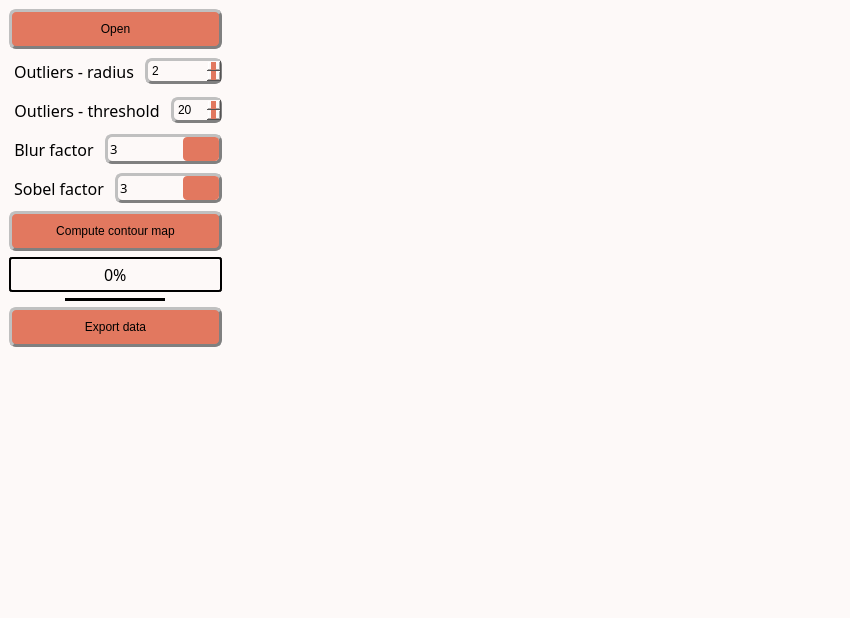
<?xml version="1.0" encoding="UTF-8"?>
<ui version="4.0">
 <class>MainWindow</class>
 <widget class="QMainWindow" name="MainWindow">
  <property name="windowModality">
   <enum>Qt::WindowModal</enum>
  </property>
  <property name="geometry">
   <rect>
    <x>0</x>
    <y>0</y>
    <width>850</width>
    <height>618</height>
   </rect>
  </property>
  <property name="sizePolicy">
   <sizepolicy hsizetype="Preferred" vsizetype="Preferred">
    <horstretch>0</horstretch>
    <verstretch>0</verstretch>
   </sizepolicy>
  </property>
  <property name="contextMenuPolicy">
   <enum>Qt::PreventContextMenu</enum>
  </property>
  <property name="windowTitle">
   <string>Contour map</string>
  </property>
  <property name="windowOpacity">
   <double>1.000000000000000</double>
  </property>
  <property name="autoFillBackground">
   <bool>false</bool>
  </property>
  <property name="styleSheet">
   <string notr="true">/* Couleur du fond, label, combobox, progressbar vide et spin box */
QWidget, QLabel, QComboBox, QProgressBar, QSpinBox {background-color: rgb(253, 249, 248)}

/* Couleur quand inactif */
QPushButton:disabled, QComboBox:disabled, QSpinBox:disabled {background-color: rgba(243, 98, 64,150)}

/* Couleur des boutons et des selecteurs */
QPushButton, QComboBox::drop-down:button, QComboBox::down-arrow, QComboBox::down-arrow:disabled, QSpinBox::drop-down:button, QSpinBox::down-arrow, QSpinBox::down-arrow:disabled, QSpinBox::drop-up:button, QSpinBox::up-arrow, QSpinBox::up-arrow:disabled, QSlider::handle:horizontal {background-color: rgb(226, 120, 95)}

/* Couleur des bordures de même couleur que les boutons */
QComboBox::drop-down:button, QSpinBox::drop-down:button, QSpinBox::drop-up:button {border-color: rgb(193, 167, 181)}

/* Couleur des textes */
QLabel, QPushButton, QPushButton:hover, QCheckBox, QComboBox, Line, QTextEdit, QSpinBox {color: rgb(0, 0, 0)}

/* style des bordures 1 */
QLabel, QPushButton, QPushButton:hover, QCheckBox, QComboBox, QSpinBox  {
	border-style : outset;
	min-width : 5em;
}

/* style des bordures 2 */
QPushButton, QPushButton:hover, QCheckBox, QComboBox, QSpinBox  {
	border-radius: 7px;
	border-width: 3px;
	border-color: gray;
}

/* Font 1 */
QPushButton, QPushButton:hover, QCheckBox, QProgressBar {font: 12pt &quot;Noto Sans Cond&quot;}

/* Font 2 */
QComboBox, QTextEdit, QSpinBox {font: 10pt &quot;Noto Sans Cond&quot;}

/* Padding 1 */
QLabel, QComboBox, QComboBox::down-arrow, QSpinBox, QSpinBox::down-arrow, QSpinBox::up-arrow {padding : 2px;}

/* Padding 2 */
QPushButton, QPushButton:hover, QCheckBox {padding : 10px;}

/* Gestion taille des QCheckBoxes */
QCheckBox::indicator:unchecked, QCheckBox::indicator:unchecked:hover, QCheckBox::indicator:checked, QCheckBox::indicator:checked:hover  {
	width :30px;
	height : 30px;
}

QLabel {
	Border-radius : 5px;
	border-width : 0px;
	border-color : black;
	font : 14pt &quot;Noto Sans Cond&quot;;
}

QPushButton:hover {background-color: rgb(243, 98, 64);}

QCheckBox::indicator:unchecked {image: url(icons/uncheck_icon.png);}

QCheckBox::indicator:unchecked:hover {image: url(icons/uncheck_hover_icon.png);}

QCheckBox::indicator:checked {image: url(icons/Check_icon.png);}

QCheckBox::indicator:checked:hover {image: url(icons/Check_hover_icon.png);}

QComboBox::drop-down:button{
	border-radius: 4px;
	border-width: 3px;
	width: 36px;
}

QComboBox::down-arrow {
	image : url(icons/Arrow_down.png);
    width: 13px;
    height: 12px;
}

Line{
	format: plain;
	midLine-Width : 5px;
}

QFrame[height=&quot;3&quot;], QFrame[width=&quot;3&quot;] {background-color: #3A3939;}

QTextEdit{
	background-color: rgb(255, 255, 255);
	border-style: solid;
	border-radius: 5px;
	border-width: 2px;
	border-color: black;
}

QLineEdit {font : 12pt &quot;Noto Sans Cond&quot;;}

/* Gestion taille des QLineEdit */
QLineEdit::indicator:unchecked, QLineEdit::indicator:unchecked:hover, QLineEdit::indicator:checked, QLineEdit::indicator:checked:hover  {
	border-color: black;
}

QHBoxLayout {background-color: rgb(0, 240, 240, 50);}

QProgressBar {
	text-align: center;
	border: 2px solid black;
	border-radius: 3px;
 }

 QProgressBar::chunk {
	background-color: rgb(243, 98, 64);
	width: 20px;
	margin : 0.5px;
 }

QSpinBox::drop-down:button, QSpinBox::drop-up:button {
	border-radius: 2px;
	border-width: 3px;
	width: 36px;
}

QSpinBox::down-arrow {
	image : url(icons/Arrow_down.png);
    width: 26px;
    height: 24px;
}

QSpinBox::up-arrow {
	image : url(icons/Arrow_up.png);
    width: 26px;
    height: 24px;
}

QSlider::groove:horizontal {
    border: 1px solid #999999;
    height: 5px; /* the groove expands to the size of the slider by default. by giving it a height, it has a fixed size */
    background-color: rgb(0, 0, 0);
    margin: 2px 0;
}

QSlider::handle:horizontal {
    border: 1px solid #5c5c5c;
    width: 25px;
    height: 40px;
    margin: -10px 0; /* handle is placed by default on the contents rect of the groove. Expand outside the groove */
    border-radius: 3px;
}</string>
  </property>
  <property name="toolButtonStyle">
   <enum>Qt::ToolButtonIconOnly</enum>
  </property>
  <widget class="QWidget" name="centralwidget">
   <property name="autoFillBackground">
    <bool>false</bool>
   </property>
   <property name="styleSheet">
    <string notr="true"/>
   </property>
   <layout class="QHBoxLayout" name="horizontalLayout_2">
    <item>
     <layout class="QHBoxLayout" name="horizontalLayout_5">
      <item>
       <layout class="QVBoxLayout" name="verticalLayout_2">
        <item>
         <widget class="QPushButton" name="OpenData">
          <property name="sizePolicy">
           <sizepolicy hsizetype="Preferred" vsizetype="Fixed">
            <horstretch>0</horstretch>
            <verstretch>0</verstretch>
           </sizepolicy>
          </property>
          <property name="text">
           <string>Open</string>
          </property>
          <property name="icon">
           <iconset>
            <normaloff>../Traitement_stack/icons/import_icon.png</normaloff>../Traitement_stack/icons/import_icon.png</iconset>
          </property>
         </widget>
        </item>
        <item>
         <layout class="QHBoxLayout" name="horizontalLayout_11">
          <item>
           <widget class="QLabel" name="label_sobel_3">
            <property name="sizePolicy">
             <sizepolicy hsizetype="Fixed" vsizetype="Preferred">
              <horstretch>0</horstretch>
              <verstretch>0</verstretch>
             </sizepolicy>
            </property>
            <property name="font">
             <font>
              <family>Noto Sans Cond</family>
              <pointsize>12</pointsize>
              <weight>50</weight>
              <italic>false</italic>
              <bold>false</bold>
             </font>
            </property>
            <property name="styleSheet">
             <string notr="true">QLabel {
color: rgb(0, 0, 0);
background-color:	rgb(253, 249, 248);
border-style : outset;
Border-radius : 5px;
border-width : 0px;
border-color : black;
min-width : 5em;
padding : 5px;
font : 12pt &quot;Noto Sans Cond&quot;;
}</string>
            </property>
            <property name="text">
             <string>Outliers - radius</string>
            </property>
            <property name="scaledContents">
             <bool>false</bool>
            </property>
            <property name="alignment">
             <set>Qt::AlignCenter</set>
            </property>
           </widget>
          </item>
          <item>
           <widget class="QSpinBox" name="Radius_box">
            <property name="value">
             <number>2</number>
            </property>
           </widget>
          </item>
         </layout>
        </item>
        <item>
         <layout class="QHBoxLayout" name="horizontalLayout_8">
          <item>
           <widget class="QLabel" name="label_blur_2">
            <property name="sizePolicy">
             <sizepolicy hsizetype="Fixed" vsizetype="Preferred">
              <horstretch>0</horstretch>
              <verstretch>0</verstretch>
             </sizepolicy>
            </property>
            <property name="font">
             <font>
              <family>Noto Sans Cond</family>
              <pointsize>12</pointsize>
              <weight>50</weight>
              <italic>false</italic>
              <bold>false</bold>
             </font>
            </property>
            <property name="styleSheet">
             <string notr="true">QLabel {
color: rgb(0, 0, 0);
background-color:	rgb(253, 249, 248);
border-style : outset;
Border-radius : 5px;
border-width : 0px;
border-color : black;
min-width : 5em;
padding : 5px;
font : 12pt &quot;Noto Sans Cond&quot;;
}</string>
            </property>
            <property name="text">
             <string>Outliers - threshold</string>
            </property>
            <property name="scaledContents">
             <bool>false</bool>
            </property>
            <property name="alignment">
             <set>Qt::AlignCenter</set>
            </property>
           </widget>
          </item>
          <item>
           <widget class="QSpinBox" name="Threshold_box">
            <property name="maximum">
             <number>200</number>
            </property>
            <property name="singleStep">
             <number>5</number>
            </property>
            <property name="value">
             <number>20</number>
            </property>
           </widget>
          </item>
         </layout>
        </item>
        <item>
         <layout class="QHBoxLayout" name="horizontalLayout_4">
          <item>
           <widget class="QLabel" name="label_blur">
            <property name="sizePolicy">
             <sizepolicy hsizetype="Fixed" vsizetype="Preferred">
              <horstretch>0</horstretch>
              <verstretch>0</verstretch>
             </sizepolicy>
            </property>
            <property name="font">
             <font>
              <family>Noto Sans Cond</family>
              <pointsize>12</pointsize>
              <weight>50</weight>
              <italic>false</italic>
              <bold>false</bold>
             </font>
            </property>
            <property name="styleSheet">
             <string notr="true">QLabel {
color: rgb(0, 0, 0);
background-color:	rgb(253, 249, 248);
border-style : outset;
Border-radius : 5px;
border-width : 0px;
border-color : black;
min-width : 5em;
padding : 5px;
font : 12pt &quot;Noto Sans Cond&quot;;
}</string>
            </property>
            <property name="text">
             <string>Blur factor</string>
            </property>
            <property name="scaledContents">
             <bool>false</bool>
            </property>
            <property name="alignment">
             <set>Qt::AlignCenter</set>
            </property>
           </widget>
          </item>
          <item>
           <widget class="QComboBox" name="Blur_box">
            <property name="sizePolicy">
             <sizepolicy hsizetype="Minimum" vsizetype="Fixed">
              <horstretch>0</horstretch>
              <verstretch>0</verstretch>
             </sizepolicy>
            </property>
            <property name="font">
             <font>
              <family>Noto Sans Cond</family>
              <pointsize>10</pointsize>
              <weight>50</weight>
              <italic>false</italic>
              <bold>false</bold>
             </font>
            </property>
            <property name="toolTip">
             <string>&lt;html&gt;&lt;head/&gt;&lt;body&gt;&lt;p&gt;&lt;span style=&quot; font-size:11pt;&quot;&gt;Blur factor applied to the treated stack&lt;/span&gt;&lt;/p&gt;&lt;/body&gt;&lt;/html&gt;</string>
            </property>
            <property name="styleSheet">
             <string notr="true"/>
            </property>
            <property name="currentText">
             <string>3</string>
            </property>
            <property name="currentIndex">
             <number>2</number>
            </property>
            <item>
             <property name="text">
              <string>0</string>
             </property>
            </item>
            <item>
             <property name="text">
              <string>1</string>
             </property>
            </item>
            <item>
             <property name="text">
              <string>3</string>
             </property>
            </item>
            <item>
             <property name="text">
              <string>5</string>
             </property>
            </item>
            <item>
             <property name="text">
              <string>7</string>
             </property>
            </item>
            <item>
             <property name="text">
              <string>9</string>
             </property>
            </item>
           </widget>
          </item>
         </layout>
        </item>
        <item>
         <layout class="QHBoxLayout" name="horizontalLayout_7">
          <item>
           <widget class="QLabel" name="label_sobel">
            <property name="sizePolicy">
             <sizepolicy hsizetype="Fixed" vsizetype="Preferred">
              <horstretch>0</horstretch>
              <verstretch>0</verstretch>
             </sizepolicy>
            </property>
            <property name="font">
             <font>
              <family>Noto Sans Cond</family>
              <pointsize>12</pointsize>
              <weight>50</weight>
              <italic>false</italic>
              <bold>false</bold>
             </font>
            </property>
            <property name="styleSheet">
             <string notr="true">QLabel {
color: rgb(0, 0, 0);
background-color:	rgb(253, 249, 248);
border-style : outset;
Border-radius : 5px;
border-width : 0px;
border-color : black;
min-width : 5em;
padding : 5px;
font : 12pt &quot;Noto Sans Cond&quot;;
}</string>
            </property>
            <property name="text">
             <string>Sobel factor</string>
            </property>
            <property name="scaledContents">
             <bool>false</bool>
            </property>
            <property name="alignment">
             <set>Qt::AlignCenter</set>
            </property>
           </widget>
          </item>
          <item>
           <widget class="QComboBox" name="Sobel_box">
            <property name="sizePolicy">
             <sizepolicy hsizetype="Minimum" vsizetype="Fixed">
              <horstretch>0</horstretch>
              <verstretch>0</verstretch>
             </sizepolicy>
            </property>
            <property name="font">
             <font>
              <family>Noto Sans Cond</family>
              <pointsize>10</pointsize>
              <weight>50</weight>
              <italic>false</italic>
              <bold>false</bold>
             </font>
            </property>
            <property name="toolTip">
             <string>&lt;html&gt;&lt;head/&gt;&lt;body&gt;&lt;p&gt;&lt;span style=&quot; font-size:11pt;&quot;&gt;Sobel factor applied to the treated stack&lt;/span&gt;&lt;/p&gt;&lt;/body&gt;&lt;/html&gt;</string>
            </property>
            <property name="styleSheet">
             <string notr="true"/>
            </property>
            <property name="currentText">
             <string>3</string>
            </property>
            <property name="currentIndex">
             <number>2</number>
            </property>
            <property name="iconSize">
             <size>
              <width>13</width>
              <height>13</height>
             </size>
            </property>
            <item>
             <property name="text">
              <string>0</string>
             </property>
            </item>
            <item>
             <property name="text">
              <string>1</string>
             </property>
            </item>
            <item>
             <property name="text">
              <string>3</string>
             </property>
            </item>
            <item>
             <property name="text">
              <string>5</string>
             </property>
            </item>
            <item>
             <property name="text">
              <string>7</string>
             </property>
            </item>
            <item>
             <property name="text">
              <string>9</string>
             </property>
            </item>
           </widget>
          </item>
         </layout>
        </item>
        <item>
         <widget class="QPushButton" name="Compute_bttn">
          <property name="text">
           <string>Compute contour map</string>
          </property>
          <property name="icon">
           <iconset>
            <normaloff>TSG_icons/run_icon.png</normaloff>TSG_icons/run_icon.png</iconset>
          </property>
         </widget>
        </item>
        <item>
         <widget class="QProgressBar" name="progressBar">
          <property name="sizePolicy">
           <sizepolicy hsizetype="Preferred" vsizetype="Fixed">
            <horstretch>0</horstretch>
            <verstretch>0</verstretch>
           </sizepolicy>
          </property>
          <property name="minimumSize">
           <size>
            <width>90</width>
            <height>0</height>
           </size>
          </property>
          <property name="font">
           <font>
            <family>Noto Sans Cond</family>
            <pointsize>12</pointsize>
            <weight>50</weight>
            <italic>false</italic>
            <bold>false</bold>
           </font>
          </property>
          <property name="styleSheet">
           <string notr="true"/>
          </property>
          <property name="value">
           <number>0</number>
          </property>
         </widget>
        </item>
        <item>
         <layout class="QHBoxLayout" name="horizontalLayout_3"/>
        </item>
        <item alignment="Qt::AlignHCenter">
         <widget class="Line" name="line1_2">
          <property name="sizePolicy">
           <sizepolicy hsizetype="Fixed" vsizetype="Fixed">
            <horstretch>0</horstretch>
            <verstretch>0</verstretch>
           </sizepolicy>
          </property>
          <property name="minimumSize">
           <size>
            <width>100</width>
            <height>0</height>
           </size>
          </property>
          <property name="frameShadow">
           <enum>QFrame::Plain</enum>
          </property>
          <property name="lineWidth">
           <number>5</number>
          </property>
          <property name="midLineWidth">
           <number>5</number>
          </property>
          <property name="orientation">
           <enum>Qt::Horizontal</enum>
          </property>
         </widget>
        </item>
        <item>
         <widget class="QPushButton" name="Push_validate">
          <property name="toolTip">
           <string>&lt;html&gt;&lt;head/&gt;&lt;body&gt;&lt;p&gt;&lt;span style=&quot; font-size:11pt;&quot;&gt;Export data to the main GUI&lt;/span&gt;&lt;/p&gt;&lt;/body&gt;&lt;/html&gt;</string>
          </property>
          <property name="text">
           <string>Export data</string>
          </property>
          <property name="icon">
           <iconset>
            <normaloff>../Traitement_stack/icons/Export.png</normaloff>../Traitement_stack/icons/Export.png</iconset>
          </property>
         </widget>
        </item>
        <item>
         <spacer name="verticalSpacer">
          <property name="orientation">
           <enum>Qt::Vertical</enum>
          </property>
          <property name="sizeHint" stdset="0">
           <size>
            <width>20</width>
            <height>40</height>
           </size>
          </property>
         </spacer>
        </item>
       </layout>
      </item>
     </layout>
    </item>
    <item>
     <layout class="QVBoxLayout" name="verticalLayout">
      <item>
       <widget class="ImageView" name="expSeries" native="true">
        <property name="sizePolicy">
         <sizepolicy hsizetype="MinimumExpanding" vsizetype="Preferred">
          <horstretch>0</horstretch>
          <verstretch>0</verstretch>
         </sizepolicy>
        </property>
       </widget>
      </item>
      <item>
       <widget class="ImageView" name="Resmap" native="true">
        <property name="sizePolicy">
         <sizepolicy hsizetype="MinimumExpanding" vsizetype="Preferred">
          <horstretch>0</horstretch>
          <verstretch>0</verstretch>
         </sizepolicy>
        </property>
       </widget>
      </item>
     </layout>
    </item>
   </layout>
  </widget>
  <widget class="QMenuBar" name="menubar">
   <property name="geometry">
    <rect>
     <x>0</x>
     <y>0</y>
     <width>850</width>
     <height>20</height>
    </rect>
   </property>
  </widget>
  <widget class="QStatusBar" name="statusbar"/>
 </widget>
 <customwidgets>
  <customwidget>
   <class>ImageView</class>
   <extends>QWidget</extends>
   <header>pyqtgraph</header>
   <container>1</container>
  </customwidget>
 </customwidgets>
 <resources/>
 <connections/>
</ui>
